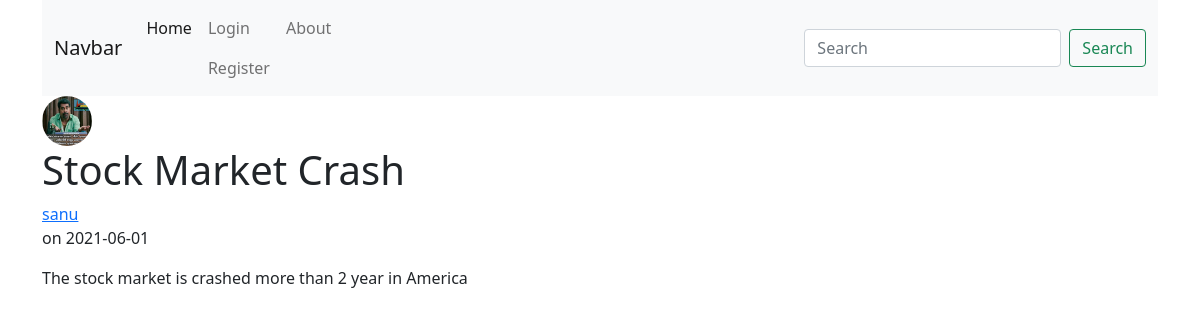
Screenshot of /post/2 with the database file from the repository.
### flask_blog/models.py (models this page shows, shortened)
class User(db.Model, UserMixin):
    id = db.Column(db.Integer ,primary_key = True)
    username = db.Column(db.String(20), unique = True ,nullable = False)
    email = db.Column(db.String(120),unique = True, nullable = False)
    image_file = db.Column(db.String(20) ,nullable = False, default = 'default.jpg')
    password = db.Column(db.String(60) ,nullable = False)
    posts = db.relationship('Post' ,backref = 'author' ,lazy=True)

class Post(db.Model):
    id = db.Column(db.Integer ,primary_key = True)
    title = db.Column(db.String(100) ,nullable = False)
    date_posted = db.Column(db.DateTime ,nullable = False,default = datetime.utcnow)
    content = db.Column(db.Text,nullable = False)
    user_id = db.Column(db.Integer ,db.ForeignKey('user.id'),nullable = False)

### flask_blog/posts/routes.py (the view)
@posts.route("/post/<int:post_id>")
def post(post_id):
    post = Post.query.get_or_404(post_id)
    return render_template('post.html' ,title = post.title , post=post)

### flask_blog/templates/post.html (shortened to what this page needs)
{% extends "layout.html" %}
{% block content %}
    <article class = "media content-section">
        <div>
            <img class = 'rounded-circle article-img' src="{{ url_for('static' , filename = 'Images/' + post.author.image_file) }}" width="50" height="50">
            <h1>{{ post.title }}</h1>
        </div>
        <div class="media-body">
            <div class="article-metadata">
                <a href="{{ url_for('users.user_posts' ,username = post.author.username) }}"> {{ post.author.username }}</a>
                <p class="mr-2">on {{ post.date_posted.strftime('%Y-%m-%d') }}</p>
                <p class="article-content">{{ post.content }}</p>
            </div>
        </div>
    </article>
{% endblock %}

### rows the page displays
User: image_file (picture), author.username "sanu"
Post: title "Stock Market Crash", date_posted "2021-06-01", content "The stock market is crashed more than 2 year in America"
